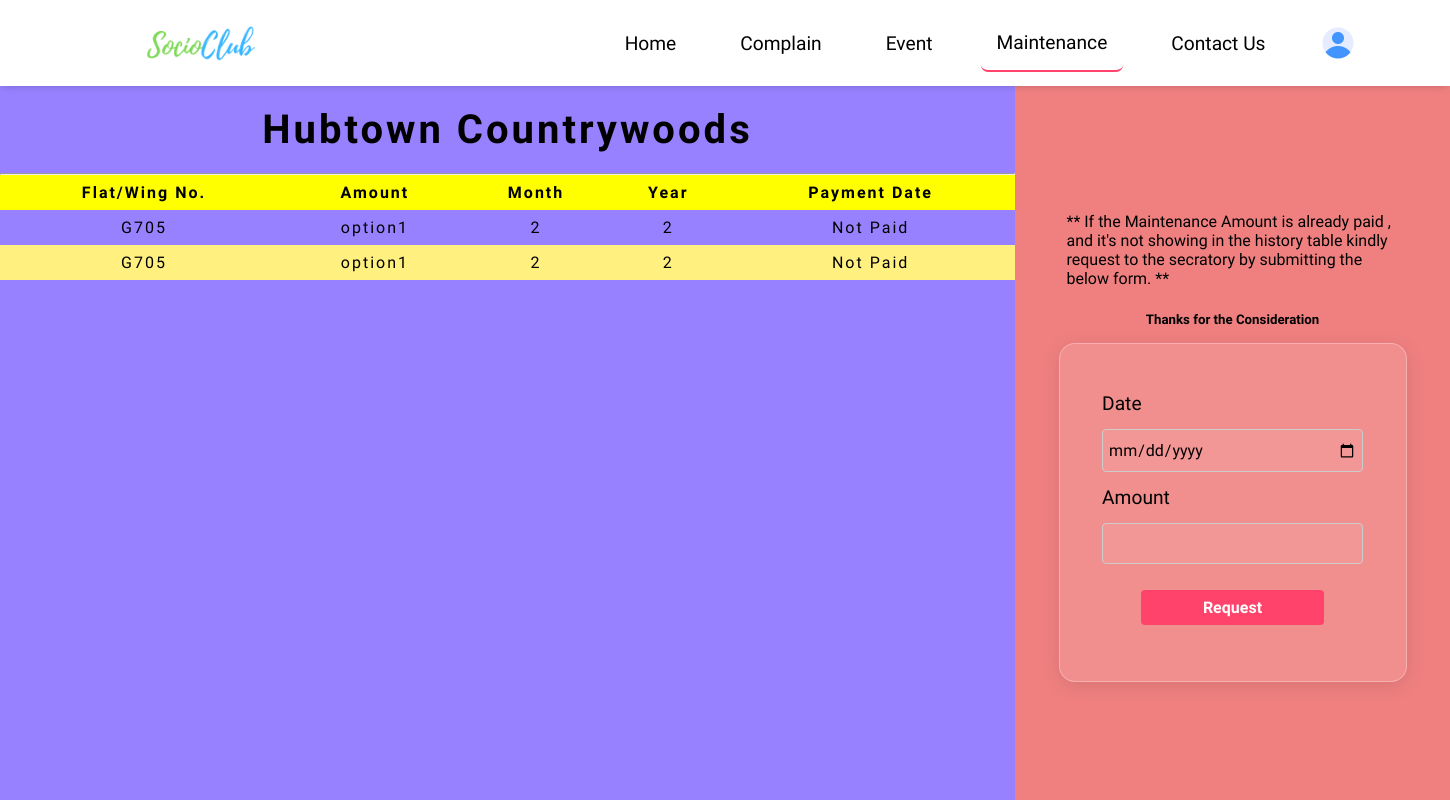
Before: /maintenance/ (signed in) with the older database file.
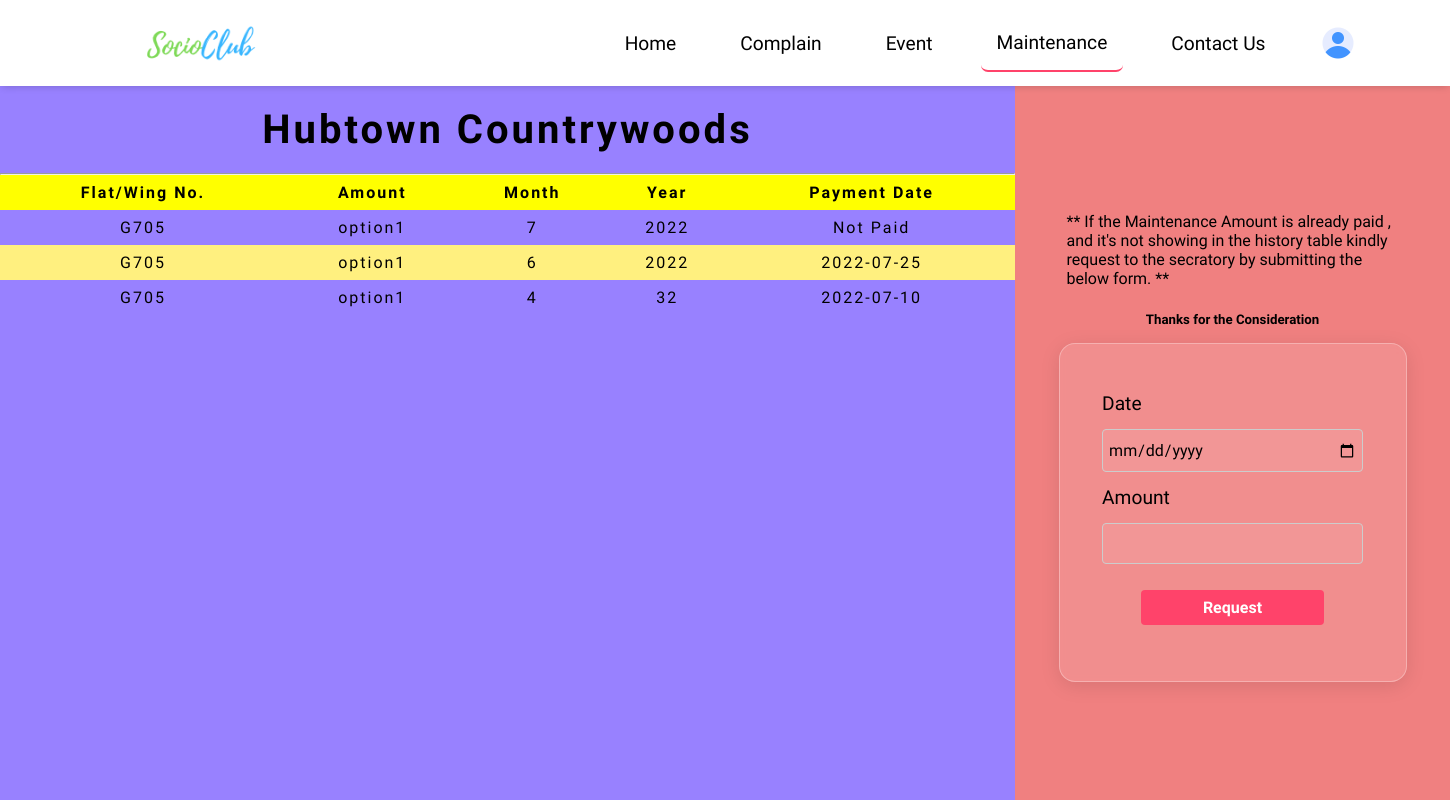
After: the same page with the newer database file.
### user_data/models.py (models this page shows, shortened)
class User_Detail(models.Model):
    user = models.ForeignKey(User, on_delete=models.CASCADE)
    phone = models.IntegerField()
    flat = models.CharField(max_length=10)
    user_type = models.SmallIntegerField(null=False, default=1)
    society_name = models.ForeignKey(Society, on_delete=models.CASCADE)

class Maintenance(models.Model):
    maintenance_user = models.ForeignKey(User, on_delete=models.CASCADE)
    maintenance_month = models.IntegerField()
    maintenance_year = models.IntegerField()
    payment_date = models.CharField(null=True, max_length=15)

### SocioClub/views.py (the view)
# urls.py: path('maintenance/', views.maintenance , name = "maintenance"),
@login_required(login_url='login')
def maintenance(request):
    maintenance_data = Maintenance.objects.filter(maintenance_user = request.user).order_by('-maintenance_month')
    society_name = User_Detail.objects.get(user=request.user).society_name
    flat = User_Detail.objects.get(user = request.user).flat
    return render(request, "maintenance.html", {'society_name': society_name, 'maintenance_data': maintenance_data, 'flat': flat})

### user_data/models.py (called while the page is built)
    def __str__(self):
        return str(self.society_name)

### templates/maintenance.html (shortened to what this page needs)
{% extends "base.html" %}
{% load static %}
{%block cssblock%}
<link rel="stylesheet" href="{% static 'css/maintenance.css'%}"> {%endblock%}
{% block mainblock %}
<div class="maintenance-container">
    <div class="mt-left">
        <h3>{{society_name}}</h3>
        <hr>
        <div class="only-table-main">
            <table>
                <thead>
                    <tr>
                        <th>Flat/Wing No. </th>
                        <th>Amount</th>
                        <th>Month</th>
                        <th>Year</th>
                        <th>Payment Date</th>
                    </tr>
                </thead>
                <tbody>
                    {% for m in maintenance_data %}
                    <tr>
                        <td>{{flat}}</td>
                        <td>option1</td>
                        <td>{{m.maintenance_month}}</td>
                        <td>{{m.maintenance_year}}</td>
                        {% if m.payment_date == "" %}
                        <td>Not Paid</td>
                        {% else %}
                        <td>{{m.payment_date}}</td>
                        {% endif %}
                    </tr>
                    {% endfor %}
                </tbody>
            </table>
        </div>
    </div>
    <div class="mt-right">
        <div class="mt-right-text">
            <p>** If the Maintenance Amount is already paid , and it's not showing in the history table kindly request
                to
                the secratory by submitting the below form. **</p>
            <h5>Thanks for the Consideration</h5>
        </div>
        <div class="mt-right-form">
            <form action="">
                <label>Date</label>
                <input type="date">
                <label>Amount</label>
                <input type="text">
                <input type="submit" value="Request">
            </form>
        </div>
    </div>
</div>
{% endblock %}

Changed rows visible on the page:
removed Maintenance: {{ flat }} "G705", maintenance_month "2", maintenance_year "2", payment_date "Not Paid"
removed Maintenance: {{ flat }} "G705", maintenance_month "2", maintenance_year "2", payment_date "Not Paid"
added Maintenance: {{ flat }} "G705", maintenance_month "7", maintenance_year "2022", payment_date "Not Paid"
added Maintenance: {{ flat }} "G705", maintenance_month "6", maintenance_year "2022", payment_date "2022-07-25"
added Maintenance: {{ flat }} "G705", maintenance_month "4", maintenance_year "32", payment_date "2022-07-10"
